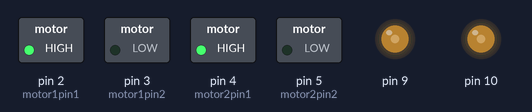
Simulated run of this sketch. Board: Arduino Uno, built with avr-gcc and run on an emulated ATmega328P. Shown: switched loads named in the sketch (green lamp = pin HIGH), output pins drawn as LEDs (lit = HIGH).

Above: at 0.05 s.
At 3.95 s:
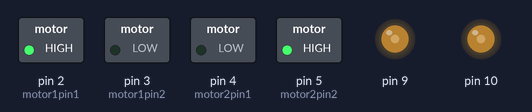
At 5.95 s:
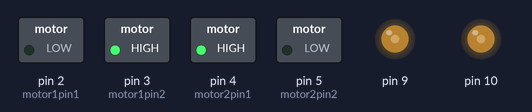
At 7.95 s:
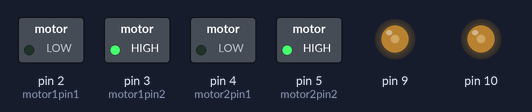
Timing chart, 0 to 9.2 s (numbered marks = the images above):
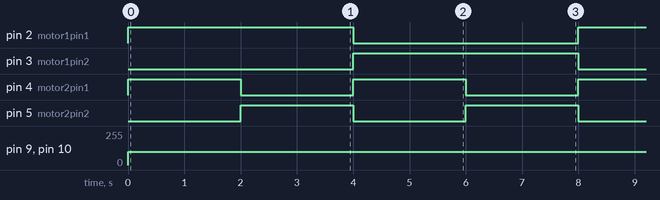

Measured:
- by itself, pin 2 (motor1pin1), pin 3 (motor1pin2): alternates HIGH for 4.0 s and LOW for 4.0 s
- by itself, pin 4 (motor2pin1), pin 5 (motor2pin2): alternates HIGH for 2.0 s and LOW for 2.0 s
- by itself, pin 9, pin 10: 0/255 → 100/255 at 0.00 s

The sketch:

Tiffany_Lin_-_Assignment_1_-_H_bridge.ino
```cpp
int motor1pin1 = 2;
int motor1pin2 = 3;

int motor2pin1 = 4;
int motor2pin2 = 5;

void setup() {
  // setup code, to run once:
  pinMode(motor1pin1, OUTPUT);
  pinMode(motor1pin2, OUTPUT);
  pinMode(motor2pin1, OUTPUT);
  pinMode(motor2pin2, OUTPUT);

  pinMode(9, OUTPUT);
  pinMode(10, OUTPUT);
}

void loop() {
  // to run repeatedly:

  //Controlling speed on PWM pins(0 = off and 255 = max speed):
  analogWrite(9, 100); //ENA pin
  analogWrite(10, 100); //ENB pin

  //Controlling spin direction of motors:
  //clockwise + clockwise
  digitalWrite(motor1pin1, HIGH);
  digitalWrite(motor1pin2, LOW);

  digitalWrite(motor2pin1, HIGH);
  digitalWrite(motor2pin2, LOW);
  delay(2000);

  //clockwise + anti-clockwise
  digitalWrite(motor1pin1, HIGH);
  digitalWrite(motor1pin2, LOW);

  digitalWrite(motor2pin1, LOW);
  digitalWrite(motor2pin2, HIGH);
  delay(2000);

  //anti-clockwise + clockwise
  digitalWrite(motor1pin1, LOW);
  digitalWrite(motor1pin2, HIGH);

  digitalWrite(motor2pin1, HIGH);
  digitalWrite(motor2pin2, LOW);
  delay(2000);

  //anti-clockwise + anti-clockwise
  digitalWrite(motor1pin1, LOW);
  digitalWrite(motor1pin2, HIGH);

  digitalWrite(motor2pin1, LOW);
  digitalWrite(motor2pin2, HIGH);
  delay(2000);
}
```
